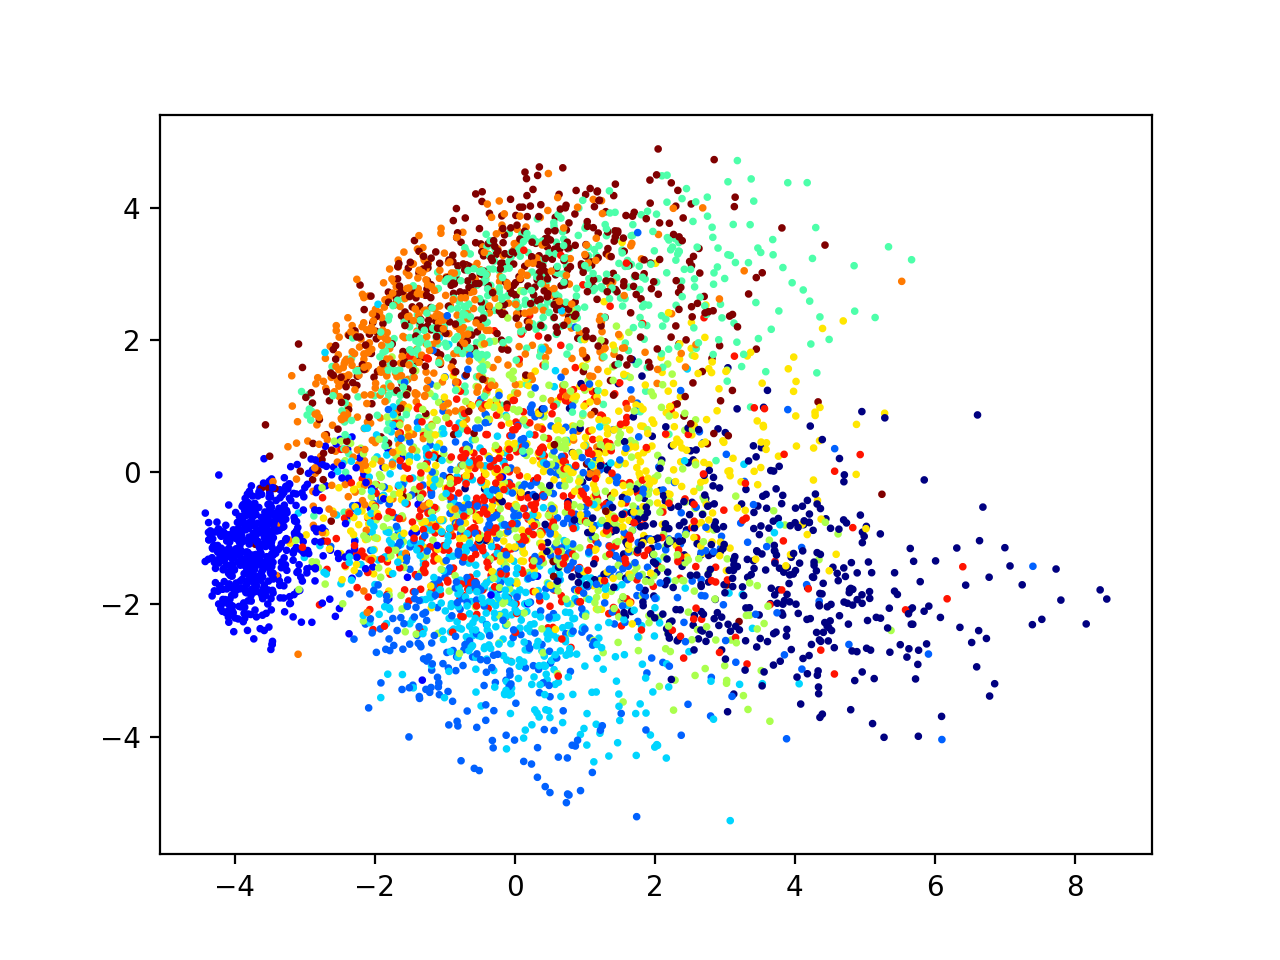

This chart was generated by the following Python code:
# Machine Learning Homework 5
# mapanicci
# krichards

import numpy as np
import matplotlib.pyplot as plt

########################################################################################################################

def loadData(which):
    digits = np.load("small_mnist_{}_images.npy".format(which))
    digits = digits.reshape(-1, 28, 28)
    labels = np.load("small_mnist_{}_labels.npy".format(which))
    return digits, labels

def makeX(data):
    shape = data.shape
    X = data.reshape(shape[0], shape[1]*shape[2])
    return np.transpose(X)

def PCA(X):
    x_bar = np.mean(X, axis=1)
    X_tilde = (X.T - x_bar.T).T
    X_sqr = np.dot(X_tilde, X_tilde.T)
    e_vals, e_vecs = np.linalg.eig(X_sqr)
    pc1 = e_vecs[:, 0]
    pc2 = e_vecs[:, 1]
    p1 = X_tilde.T.dot(pc1)
    p2 = X_tilde.T.dot(pc2)
    return p1, p2

########################################################################################################################
# Main

if __name__ == "__main__":
    testingDigits, testingLabels = loadData("test")
    X = makeX(testingDigits)
    p1, p2 = PCA(X)

    # Plot with labels
    colors = testingLabels.argmax(axis=1)
    plt.scatter(p1, p2, s=3, c=colors, cmap='jet')
    plt.show()
